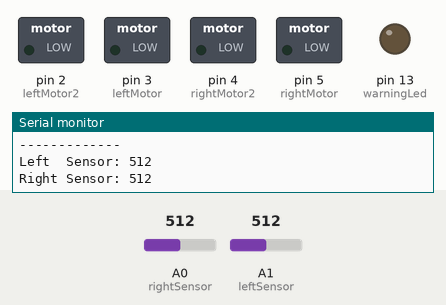
Simulated run of this sketch. Board: Arduino Uno, built with avr-gcc and run on an emulated ATmega328P. Shown: switched loads named in the sketch (green lamp = pin HIGH), output pins drawn as LEDs (lit = HIGH), the last lines printed to the serial monitor. The test bench sets the inputs (shaded band); at power-on: A0 (rightSensor) = 512, A1 (leftSensor) = 512.

Above: at 1.2 s.
1.3 s: A0 (rightSensor) set to 586
4.3 s: A0 (rightSensor) set to 616
At 5.0 s:
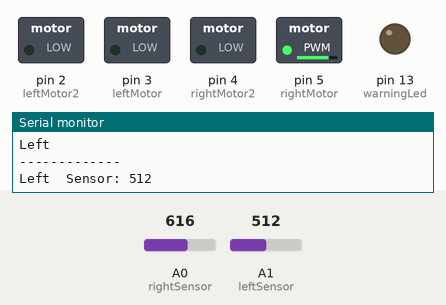
5.8 s: A1 (leftSensor) set to 582
7.3 s: A1 (leftSensor) set to 608
At 7.9 s:
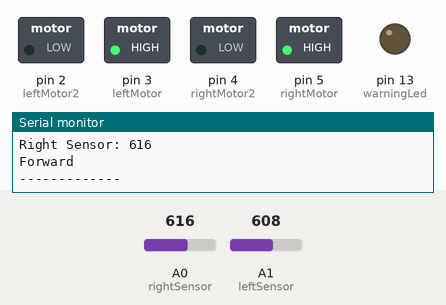
8.8 s: A0 (rightSensor) set to 590
At 9.4 s:
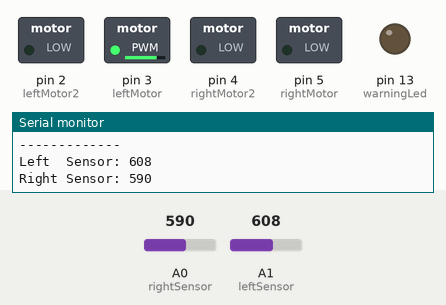
10.3 s: A0 (rightSensor) set to 610
At 11.8 s:
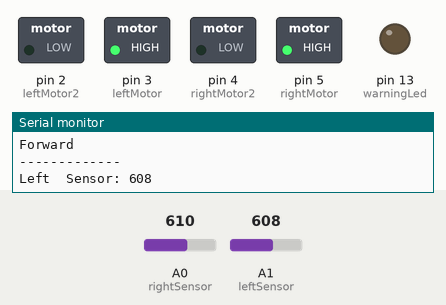
Timing chart, 0 to 12.8 s (numbered marks = the images above; inputs shaded):
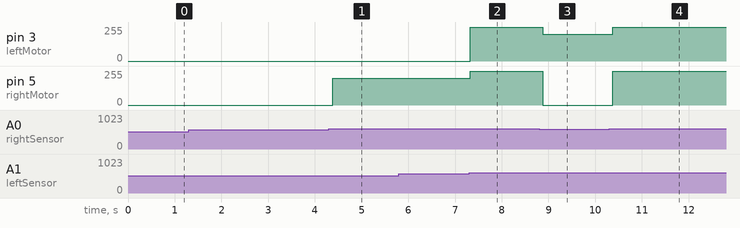

The sketch:

Robot.ino
```cpp
const int warningLed = 13;
const int leftSensor = A1;
const int rightSensor = A0;
const int centerSensor = A2;
const int leftMotor = 3;
const int rightMotor = 5;
const int leftMotor2 = 2;
const int rightMotor2 = 4;
const int modeButton = 7;

int threshold = 600;
int leftMotorValue = 0;
int rightMotorValue = 0;
int leftMotorValue2 = 0;
int rightMotorValue2 = 0;

enum st{
  None,
  Calibrating,
  Stopped,
  Forward,
  TurnRight,
  TurnLeft,
  Reversed
  };

st status;

void setup() {
  Serial.begin(9600);
  status = Calibrating;
  pinMode(warningLed, OUTPUT);
  pinMode(leftMotor2, OUTPUT);
  pinMode(rightMotor2, OUTPUT);
  pinMode(modeButton, INPUT_PULLUP);
  attachInterrupt(digitalPinToInterrupt(modeButton), changeMode, FALLING);

//  digitalWrite(leftMotor2, 0);
//  digitalWrite(rightMotor2, 0);
//  analogWrite(leftMotor, 255);
//  analogWrite(rightMotor, 255);
}

bool checkSensors(){
  Serial.print("Left  Sensor: ");
  Serial.println(analogRead(leftSensor));
  Serial.print("Right Sensor: ");
  Serial.println(analogRead(rightSensor));
  if(analogRead(leftSensor) >= threshold && analogRead(rightSensor) >= threshold){
    status = Forward;
  }
  else if (analogRead(leftSensor) <= threshold && analogRead(rightSensor) >= threshold){
    status = TurnLeft;
    }
  else if (analogRead(leftSensor) >= threshold && analogRead(rightSensor) <= threshold){
    status = TurnRight;
    }else if (analogRead(leftSensor) < threshold && analogRead(rightSensor) < threshold){
      status = Stopped;
      }
    fixDirection();
}

void fixDirection(){
//  Serial.println(status);
  switch(status){
    case Forward:
    Serial.println("Forward");
    leftMotorValue = 255;
    rightMotorValue = 255;
    leftMotorValue2 = LOW;
    rightMotorValue2 = LOW;
    break;
    case TurnLeft:

  Serial.println("Left");
    rightMotorValue = 200;
    leftMotorValue = 0;
    leftMotorValue2 = LOW;
    rightMotorValue2 = LOW;
    break;
    case TurnRight:

  Serial.println("Right");
    rightMotorValue = 0;
    leftMotorValue = 200;
    leftMotorValue2 = LOW;
    rightMotorValue2 = LOW;
    break;
    case Stopped:
  Serial.println("Stopped");
    rightMotorValue = 0;
    leftMotorValue = 0;
    leftMotorValue2 = LOW;
    rightMotorValue2 = LOW;
    break;
    case Reversed:
    rightMotorValue = 0;
    leftMotorValue = 0;
    leftMotorValue2 = HIGH;
    rightMotorValue2 = HIGH;
    break;
    case Calibrating:
    threshold = analogRead(leftSensor)+ 100;
    break;
    //case None:
//    digitalWrite(warningLed, HIGH);
    //break;
  }
  Serial.println("-------------");
  analogWrite(leftMotor, leftMotorValue);
  analogWrite(rightMotor, rightMotorValue);
  digitalWrite(leftMotor2, leftMotorValue2);
  digitalWrite(rightMotor2, rightMotorValue2);
}

void changeMode(){
  if (status == Calibrating)
     status = Forward;
   else {
    delay(1000);
    status = Calibrating;
   }
}

void calibrate(){
  threshold = analogRead(leftSensor)+ 50;
}

void loop() {
//  if (status != Calibrating)
//delay(1000);

      checkSensors();
//  else calibrate();
  //delay(10);
}
```

Measured:
- the behaviour switches between 599 and 600 on A0 (rightSensor) (found by bisection; images 0 and 1)
- the behaviour switches between 599 and 600 on A1 (leftSensor) (found by bisection; images 1 and 2)
- after the input at 4.3 s, pin 5 (rightMotor): 0/255 → 200/255 after 0.08 s
- after the input at 7.3 s, pin 3 (leftMotor): 0/255 → 255/255 at once; pin 5 (rightMotor): 200/255 → 255/255 at once
- after the input at 8.8 s, pin 3 (leftMotor): 255/255 → 200/255 after 0.07 s; pin 5 (rightMotor): 255/255 → 0/255 after 0.07 s
- after the input at 10.3 s, pin 3 (leftMotor): 200/255 → 255/255 after 0.07 s; pin 5 (rightMotor): 0/255 → 255/255 after 0.07 s
